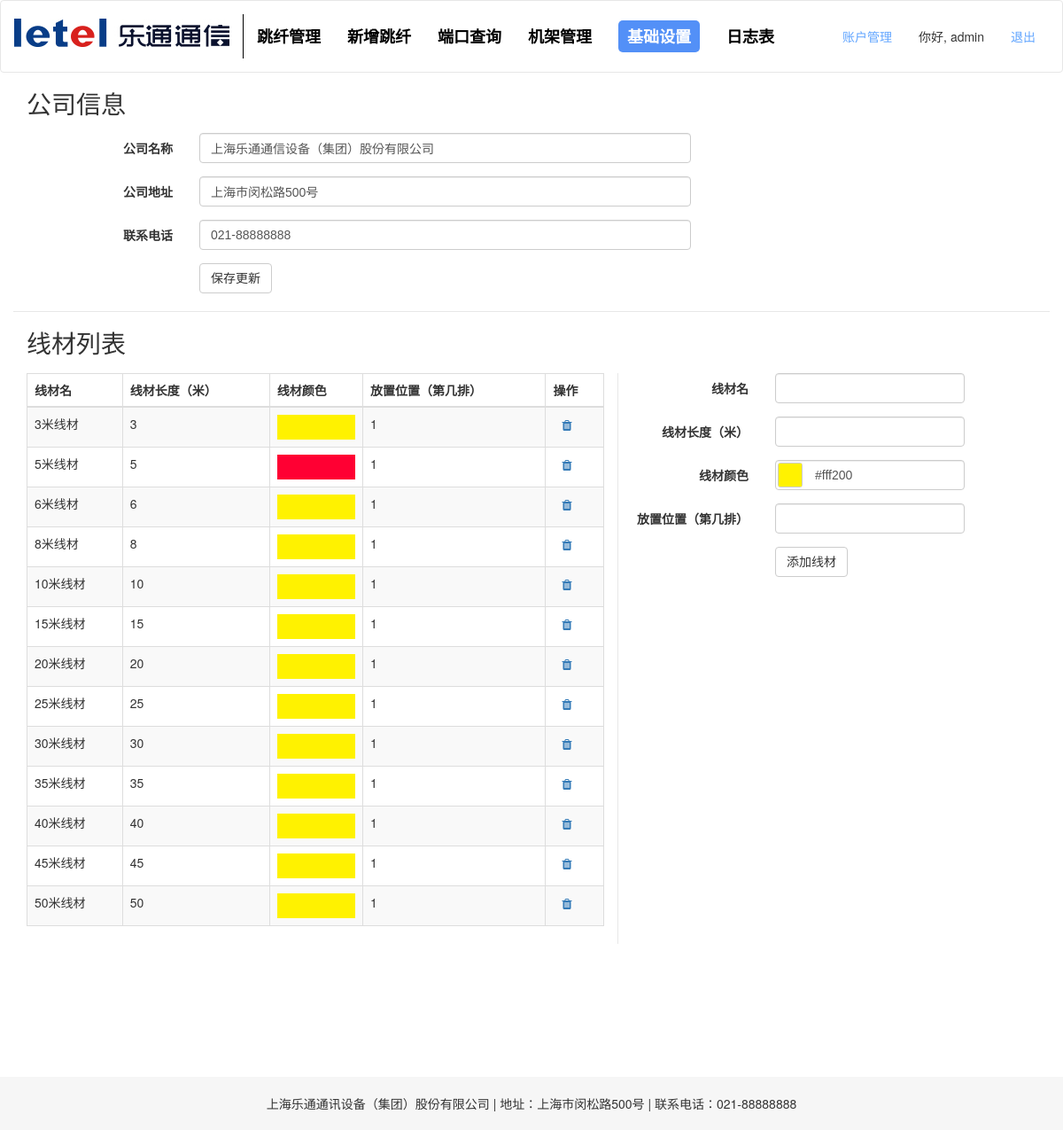
The page /setting (signed in) on the database its author committed.
### app/models.py (models this page shows, shortened)
class User(UserMixin, db.Model):
    __tablename__ = 'User'
    id = db.Column(db.Integer, primary_key=True)
    email = db.Column(db.String(64))
    username = db.Column(db.String(64), unique=True, index=True)
    password_hash = db.Column(db.String(128))
    role_id = db.Column(db.Integer, db.ForeignKey('roles.id')) #外键role_id = roles.id= roles表中的id
    status = db.Column(db.Boolean, default=True)
    logs = db.relationship('Log', backref='user', lazy='dynamic')
    @property
    def password(self):
        raise AttributeError('password is not a readable attribute')
    def can(self, permissions):
        return self.role is not None and \
            (self.role.permissions & permissions) == permissions
    def is_administrator(self):
        return self.can(Permission.ADMINISTER)

class CompanyTable(db.Model):
    __tablename__ = 'Company'
    id = db.Column(db.Integer, primary_key=True)
    company_name = db.Column(db.String(128))
    company_address = db.Column(db.String(128))
    company_tel = db.Column(db.String(16))

class LineTable(db.Model):
    __tablename__ = 'Line'
    id = db.Column(db.Integer, primary_key=True)
    line_name = db.Column(db.String(16))  # 线材名
    line = db.Column(db.Integer)  # 线材长度
    line_color = db.Column(db.String(16))
    line_place = db.Column(db.String(32))  # 放置位置

### app/main/views.py (the view, shortened to what this page needs)
@main.route('/setting', methods=['GET', 'POST'])
@login_required
def setting():
    form = SettingForm()
    form.company_name.render_kw = {'class': 'form-control'}
    form.company_address.render_kw = {'class': 'form-control'}
    form.company_tel.render_kw = {'class': 'form-control'}
    form.line_name.render_kw = {'class': 'form-control'}
    form.line.render_kw = {'class': 'form-control'}
    form.line_color.render_kw = {'class': 'form-control demo',
                                 'data-control': 'hue'}
    form.line_place.render_kw = {'class': 'form-control'}
    form.kuapai_buchang.render_kw = {'class': 'form-control'}
    lineTables = LineTable.query.all()
    companyTables = CompanyTable.query.all()
    if companyTables:
        form.company_name.data = companyTables[0].company_name
        form.company_address.data = companyTables[0].company_address
        form.company_tel.data = companyTables[0].company_tel
    return  render_template('setting.html', form=form, lineTables=lineTables, companyTables=companyTables)

### app/main/forms.py
class SettingForm(FlaskForm):
    company_name = StringField('公司名称')
    company_address = StringField('公司地址')
    company_tel = StringField('联系电话')
    line_name = StringField('线材名')
    line = IntegerField('线材长度（米）')
    line_color = StringField('线材颜色', default='#FFF200')
    line_place = StringField('放置位置（第几排）')
    kuapai_buchang = IntegerField('机架跨排补偿')
    submit1 = SubmitField('保存更新')
    submit2 = SubmitField('添加线材')
    submit3 = SubmitField('保存修改')

### app/models.py (called while the page is built)
@login_manager.user_loader
def load_user(user_id):
    return User.query.get(int(user_id))

### app/templates/setting.html (shortened to what this page needs)
{% extends "base.html" %}
{% import "bootstrap/wtf.html" as wtf %}
{% block styles %}
    {{ super() }}
    <link href={{ url_for('static', filename = 'vendor/app/css/setting.css') }} rel="stylesheet">
    <link href={{ url_for('static', filename = 'jQuery-minicolors/jquery.minicolors.css') }} rel="stylesheet">
{% endblock %}
{% block page_content %}
<form class="form-horizontal" method="POST">
    <h1>公司信息</h1>
    <div class="form-group">
        <label for="company_name" class="col-md-2 control-label">{{ form.company_name.label }}</label>
        <div class="col-md-6">
            {{ form.company_name }}
        </div>
    </div>
    <div class="form-group">
        <label for="company_address" class="col-md-2 control-label">{{ form.company_address.label }}</label>
        <div class="col-md-6">
            {{ form.company_address }}
        </div>
    </div>
    <div class="form-group">
        <label for="company_tel" class="col-md-2 control-label">{{ form.company_tel.label }}</label>
        <div class="col-md-6">
            {{ form.company_tel }}
        </div>
    </div>
    <div class="form-group">
        <div class="col-md-offset-2 col-md-4">
          <button type="submit" class="btn btn-default" name="save_company">保存更新</button>
        </div>
    </div>
    <h1>线材列表</h1>
    <div class="row">
        <div class="col-md-7 xiancai-table">
            <div class="table-responsive">
                <table class="table table-striped table-bordered table-hover">
                    <thead>
                        <tr>
                            <th>线材名</th>
                            <th>线材长度（米）</th>
                            <th>线材颜色</th>
                            <th>放置位置（第几排）</th>
                            <th>操作</th>
                        </tr>
                    </thead>
                    <tbody>
                        {% for lineTable in lineTables %}
                            <tr>
                                <td>{{ lineTable.line_name }}</td>
                                <td>{{ lineTable.line }}</td>
                                <td><input type="hidden" id="hidden-input" class="demo" value="{{ lineTable.line_color }}"></td>
                                <td>{{ lineTable.line_place }}</td>
                                <td>
                                    <a class="icon" href="/setting/line/delete/{{ lineTable.id }}" title="删除" style="margin-left: 10px;">
                                        <span class="fa fa-trash glyphicon glyphicon-trash"></span>
                                    </a>
                                </td>
                            </tr>
                        {% endfor %}
                    </tbody>
                </table>
            </div>
        </div>
        <div class="col-md-5">
            <div class="form-group">
                <label for="line_name" class="col-md-4 control-label">{{ form.line_name.label }}</label>
                <div class="col-md-6">
                    {{ form.line_name }}
                </div>
            </div>
            <div class="form-group">
                <label for="line_name" class="col-md-4 control-label">{{ form.line.label }}</label>
                <div class="col-md-6">
                    {{ form.line }}
                </div>
            </div>
            <div class="form-group">
                <label for="line_color" class="col-md-4 control-label">{{ form.line_color.label }}</label>
                <div class="col-md-6">
                    {{ form.line_color }}
                </div>
            </div>
            <div class="form-group">
                <label for="line_place" class="col-md-4 control-label">{{ form.line_place.label }}</label>
                <div class="col-md-6">
                    {{ form.line_place }}
                </div>
            </div>
            <div class="form-group">
                <div class="col-md-offset-4 col-md-4">
                  <button type="submit" class="btn btn-default" name="add_xiancai">添加线材</button>
                </div>
            </div>
        </div>
    </div>
</form>
{% endblock %}
{% block scripts %}
<footer class="text-center">
    <span class="footer">上海乐通通讯设备（集团）股份有限公司 | 地址：上海市闵松路500号 | 联系电话：021-88888888</span>
</footer>
{% endblock %}

### app/templates/base.html (shortened to what this page needs)
{% extends "bootstrap/base.html" %}
{% block styles %}
    {{ super() }}
    <link href={{ url_for('static', filename = 'vendor/bootstrap/css/bootstrap.min.css') }} rel="stylesheet">
    <link href={{ url_for('static', filename = 'vendor/app/css/normalize.css') }} rel="stylesheet">
    <link href={{ url_for('static', filename = 'vendor/app/css/base.css') }} rel="stylesheet">
    <link href={{ url_for('static', filename = 'vendor/font-awesome/css/font-awesome.min.css') }} rel="stylesheet" type="text/css">
{% endblock %}
{% block body_attribs %}
     onload="draw();"
{% endblock %}
{% block navbar %}
    <div class="navbar navbar-default" role="navigation">
        <div class="container">
            <div class="navbar-header">
                <a class="navbar-brand" href="/"><img src="/static/images/logo.jpg"></a>
            </div>
            <div class="navbar-collapse collapse">
                <ul class="nav navbar-nav">
                    <li><a href="/"><span>跳纤管理</span></a></li>
                    <li><a href="/new-jumping"><span>新增跳纤</span></a></li>
                    <li><a href="/interface"><span>端口查询</span></a></li>
                    <li><a href="/shebei"><span>机架管理</span></a></li>
                    <li><a href="/setting"><span>基础设置</span></a></li>
                    <li><a href="/log"><span>日志表</span></a></li>
                </ul>
                <ul class="nav navbar-nav navbar-right">
                    {% if current_user.is_administrator() %}
                        <li><a href="{{ url_for('auth.account') }}">账户管理</a></li>
                    {% endif %}
                    {% if current_user.is_authenticated %}
                        <li class="hello-user"><span>你好, {{ current_user.username }}</span></li>
                        <li><a href="{{ url_for('auth.logout') }}">退出</a></li>
                    {% else %}
                        <li><a href="{{ url_for('auth.login') }}">登入</a></li>
                    {% endif %}
                </ul>
            </div>
        </div>
    </div>
{% endblock %}
{% block content %}
<div class="container">
{% block page_content %}{% endblock %}
</div>
{% endblock %}

### rows shown on the page
User: username "admin"
CompanyTable: company_name "上海乐通通信设备（集团）股份有限公司", company_address "上海市闵松路500号", company_tel "021-88888888"
LineTable: line_name "3米线材", line "3", line_place "1"
LineTable: line_name "5米线材", line "5", line_place "1"
LineTable: line_name "6米线材", line "6", line_place "1"
LineTable: line_name "8米线材", line "8", line_place "1"
LineTable: line_name "10米线材", line "10", line_place "1"
LineTable: line_name "15米线材", line "15", line_place "1"
LineTable: line_name "20米线材", line "20", line_place "1"
LineTable: line_name "25米线材", line "25", line_place "1"
LineTable: line_name "30米线材", line "30", line_place "1"
LineTable: line_name "35米线材", line "35", line_place "1"
LineTable: line_name "40米线材", line "40", line_place "1"
LineTable: line_name "45米线材", line "45", line_place "1"
LineTable: line_name "50米线材", line "50", line_place "1"
